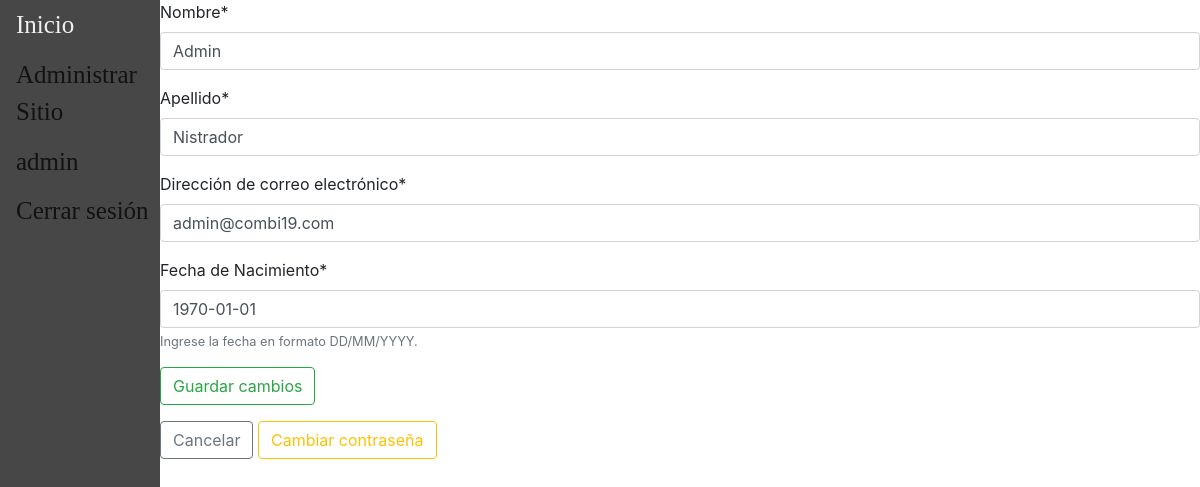
The page /accounts/perfil/editar (signed in) on the database its author committed.
### users/models.py (models this page shows, shortened)
class CustomUser(AbstractUser):
	username = models.CharField(_('Nombre de usuario'),max_length=40,primary_key=True,unique=True)
	email = models.EmailField(_('Dirección de correo electrónico'),unique=True)
	first_name = models.CharField(_('Nombre'),max_length=150)
	last_name = models.CharField(_('Apellido'),max_length=150)
	last_login = models.DateTimeField(_('Última conexión'),auto_now=True)
	fecha_nacimiento = models.DateField(_('Fecha de nacimiento'))
	has_premium = models.BooleanField(_('Posee membresía premium'),default=False)
	tarjetas = models.ManyToManyField(Tarjeta,blank=True)
	fecha_vencimiento = models.DateField(_('Fecha de vencimiento'), blank=True, null=True)
	USERNAME_FIELD = 'username'
	REQUIRED_FIELDS = [
		'email',
		'first_name',
		'last_name',
		'fecha_nacimiento',
	]
	objects = CustomUserManager()

### users/views.py (the view)
# urls.py: path('accounts/perfil/editar', regviews.editar_perfil, name="editar_perfil"),
def editar_perfil(response):
	if response.method == 'POST':
		user_form = UserEditForm(response.POST,instance=response.user)
		if user_form.is_valid():
			user_form.save()
			return redirect('perfil')
	else:
		user_form = UserEditForm(instance=response.user)
	return render(response,'users/editar_perfil.html',{
		'user': response.user,
		'user_form': user_form,
	})

### users/forms.py
class UserEditForm(CustomUserChangeForm):
	fecha_nacimiento = forms.DateField(label='Fecha de Nacimiento',help_text='Ingrese la fecha en formato DD/MM/YYYY.')
	class Meta(CustomUserChangeForm):
		model = CustomUser
		fields = (
			'first_name',
			'last_name',
			'email',
			'fecha_nacimiento',
		)
	def __init__(self, *args, **kwargs):
		super(CustomUserChangeForm,self).__init__(*args,**kwargs)
		self.fields.pop('password')
		self.fields.pop('password1')
		self.fields.pop('password2')

### users/templates/users/editar_perfil.html (shortened to what this page needs)
{% extends 'main/base.html' %}
{% block content %}
{% load crispy_forms_tags %}
<form method="POST" class="form-group">
	{{ user_form |crispy }}
	<button type="submit" class="btn btn-outline-success">Guardar cambios</button>
</form>
<a role="button" class="btn btn-outline-secondary" href="{% url 'perfil' %}">Cancelar</a>
<a role="button" class="btn btn-outline-warning" href="{% url 'cambiar_contraseña' %}">Cambiar contraseña</a>
{% endblock content %}

### main/templates/main/base.html (shortened to what this page needs)
{% load static %}
<!doctype html>
<html>
	<head>
		<link rel="stylesheet" href="https://cdn.jsdelivr.net/npm/bootstrap@4.6.0/dist/css/bootstrap.min.css">
	</head>
	<body>
		<main>
			<div class= "sidebar">
				<a href="/">Inicio</a>
				{% if user.is_staff %}
					<a href="/admin">Administrar Sitio</a>
				{% endif %}
				{% if user.is_authenticated %}
					<a href="{% url 'perfil'%}">{{user.username}}</a>
					<a href="{% url 'logout'%}">Cerrar sesión</a>
				{% else  %}
					<a href="{% url 'register'%}">Registrarse</a>
					<a href="{% url 'login'%}">Iniciar Sesión</a>
				{% endif %}
			</div>
			<div id="content", name="content", class="main">
				{% block content %}
				{% endblock content %}
			</div>
		</main>
	</body>
</html>

### main/templates/main/base.html (style rules this page uses)
.sidebar { height:100%; width:160px; position: fixed; z-index:1; top:0; left:0; background-color:rgb(71, 71, 71); overflow:hidden; padding-top:20x; }
.sidebar a { padding:6px 8px 6px 16px; text-decoration:none; font-family:Tahoma; font-size: 25px; color: #131212; display:block; }
.main { margin-left:160px; padding:0px 0px; }

### rows shown on the page
CustomUser: username "admin", first_name "Admin", last_name "Nistrador", email "admin@combi19.com", fecha_nacimiento "1970-01-01"
